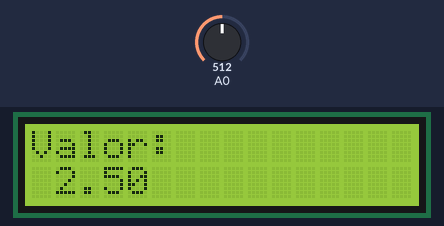
A sketch run on a simulated Arduino Uno, built with avr-gcc and run on an emulated ATmega328P. Parts: 16×2 character LCD. Wiring (inferred from the names in the program): character LCD (HD44780): RS pin 7; E pin 6; data pin 2, pin 3, pin 4, pin 5. The test bench sets the inputs (shaded band); at power-on: A0 = 512.

Above: at 1.2 s.
1.3 s: A0 set to 716
At 1.9 s:
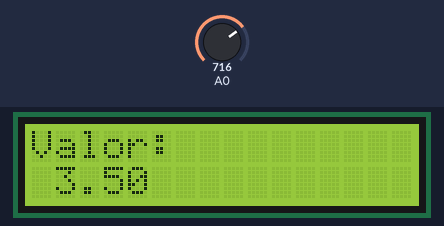
2.8 s: A0 set to 900
At 3.1 s:
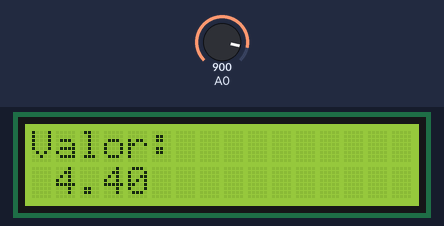
4.3 s: A0 set to 1023
At 5.4 s:
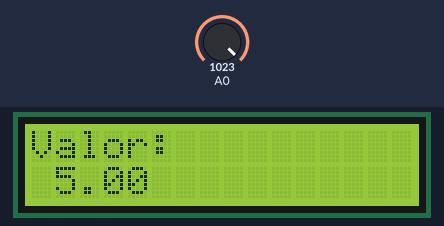
Timing chart, 0 to 7.3 s (numbered marks = the images above; inputs shaded):
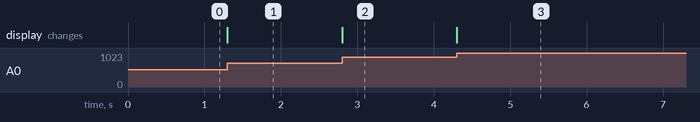

Measured:
- after the input at 1.3 s, the display: changes at once (image 1)
- after the input at 2.8 s, the display: changes at once (image 2)
- after the input at 4.3 s, the display: changes at once (image 3)

The sketch:

LCD.ino
```cpp
//Instruções do display LCD
//S R/W DB7 DB6 DB5 DB4 DB3 DB2 DB1 DB0

//00 0000 0001 - Clear Display
//00 0000 0010 — Return Home
//00 0000 01 I/D S - move cursor e desloca display
//I/D =1 - Incrementa
//S = 1 - desloca display junto
//00 0000 1 D C B - configuração do display
//D = 1 - Liga display
//C = 1 - liga cursor
//B = 1 - Pisca cursor
//00 0001 S/C R/L 00 - move cursor e desloca display sem alterar registro de dados
//S/C = 1 - desloca display
//R/L = 1 - Desloca para a direita
//00 001 DL N F 00  - configura interface de dados, número de linhas e tipo fonte.
//DL = 1 - 8 bits
//N = 1 - 2 linhas
//F = 1 - 5x10 pontos
//00 01 ACG ACG ACG ACG ACG ACG - Seta endereço do registro de comando
//00 1 ADD ADD ADD ADD ADD ADD ADD - //Seta endereço do registro de dados
//01 BF AC AC AC AC AC AC AC - Lê flag de ocupado
//1 0 Write data
//1 1 Read data

const byte D4 = 2;
const byte D5 = 3;
const byte D6 = 4;
const byte D7 = 5;
const byte En = 6;
const byte RS = 7;

void inicializaLCD(void);
void escreveDisplay(char b);
void escreverComando(char a);

//Vetor de Caracteres a
//serem mostrados no display
volatile char Dado[6];

//volatile float dado;
volatile int antigo = 0;

void setup()
{
//Define pinos de saída
	pinMode(D4,OUTPUT);
	pinMode(D5,OUTPUT);
	pinMode(D6,OUTPUT);
	pinMode(D7,OUTPUT);
	pinMode(En,OUTPUT);
	pinMode(RS,OUTPUT);

	for(int i = 0; i < 6; i++)
	{
		Dado[i] = '0';
	}
	//Serial.begin(9600);
	inicializaLCD();
}

void loop()
{
	float valorMedido = 0;
//Lê variável na entrada A0
	int valor = analogRead(A0);

//Se valor medido mudou
	if(antigo != valor)
	{

//Obtém valor medido
		valorMedido = valor*5.0/1023;

//Converte valorMedido para
//array de caracteres
		dtostrf(valorMedido,5, 2, Dado);

//Seleciona registro de dados
		digitalWrite(RS,HIGH);

//Envia caracteres para o display
		escreveDisplay(Dado[0]);
		escreveDisplay(Dado[1]);
		escreveDisplay(Dado[2]);
		escreveDisplay(Dado[3]);
		escreveDisplay(Dado[4]);
//Seleciona registro de comando
		digitalWrite(RS,LOW);

//Envia comando para retornar
//ao início da segunda linha
		escreveDisplay(0xC0);

//Guarda valor medido
		antigo = valor;
	}
}

void inicializaLCD(void)
{
//Sequência mágica
	byte a = 0x33;
	byte b = 0x32;//4 bits

	byte c = 0x2C;
//0 0 1 DL N F — —
//DL = 0 - 4 bits
//N = 1 - 2 linhas
//F = 1 - 5x10 pontos


	byte d = 0x0C;
//0 0 0 0 1 D C B
//D = 1 - Liga display
//C = 1 - Liga cursor
//B = 1 - Pisca caracter de cursor

  byte e = 0x01;

 digitalWrite(RS,LOW);
	escreverComando(a);
	escreverComando(b);

	escreverComando(c);

	escreverComando(d);
  //escreverComando(0x01);
  escreverComando(0x02);


//Seleciona registro de dados
	digitalWrite(RS,HIGH);
	escreveDisplay('V');
	escreveDisplay('a');
	escreveDisplay('l');
	escreveDisplay('o');
	escreveDisplay('r');
	escreveDisplay(':');

//Seleciona registro de comando
	digitalWrite(RS,LOW);

//Envia comando para saltar
//para o início da segunda linha
	escreveDisplay(0xC0);
}

void escreveDisplay(char a)
{
	if((a>>4)&0x01)
		digitalWrite(D4,HIGH);
	else
		digitalWrite(D4,LOW);

	if((a>>5)&0x01)
		digitalWrite(D5,HIGH);
	else
		digitalWrite(D5,LOW);

	if((a>>6)&0x01)
		digitalWrite(D6,HIGH);
	else
		digitalWrite(D6,LOW);

	if((a>>7)&0x01)
		digitalWrite(D7,HIGH);
	else
		digitalWrite(D7,LOW);

//Pulsa o Eanable
	digitalWrite(En,HIGH);
	delayMicroseconds(10);
	digitalWrite(En,LOW);

	if((a)&0x01)
		{digitalWrite(D4,HIGH);}
	else
		{digitalWrite(D4,LOW);}

	if((a>>1)&0x01)
		{digitalWrite(D5,HIGH);}
	else
		{digitalWrite(D5,LOW);}

	if((a>>2)&0x01)
		{digitalWrite(D6,HIGH);}
	else
		{digitalWrite(D6,LOW);}

	if((a>>3)&0x01)
		{digitalWrite(D7,HIGH);}
	else
		{digitalWrite(D7,LOW);}

//Pulsa o Enable
	digitalWrite(En,HIGH);
	delayMicroseconds(10);
	digitalWrite(En,LOW);
}

void escreverComando(char a)
{
  if((a>>4)&0x01)
    digitalWrite(D4,HIGH);
  else
    digitalWrite(D4,LOW);

  if((a>>5)&0x01)
    digitalWrite(D5,HIGH);
  else
    digitalWrite(D5,LOW);

  if((a>>6)&0x01)
    digitalWrite(D6,HIGH);
  else
    digitalWrite(D6,LOW);

  if((a>>7)&0x01)
    digitalWrite(D7,HIGH);
  else
    digitalWrite(D7,LOW);

//Pulsa o Eanable
  digitalWrite(En,HIGH);
  delayMicroseconds(10);
  digitalWrite(En,LOW);

  if((a)&0x01)
    {digitalWrite(D4,HIGH);}
  else
    {digitalWrite(D4,LOW);}

  if((a>>1)&0x01)
    {digitalWrite(D5,HIGH);}
  else
    {digitalWrite(D5,LOW);}

  if((a>>2)&0x01)
    {digitalWrite(D6,HIGH);}
  else
    {digitalWrite(D6,LOW);}

  if((a>>3)&0x01)
    {digitalWrite(D7,HIGH);}
  else
    {digitalWrite(D7,LOW);}

//Pulsa o Enable
  digitalWrite(En,HIGH);
  delayMicroseconds(10);
  digitalWrite(En,LOW);
}
```
